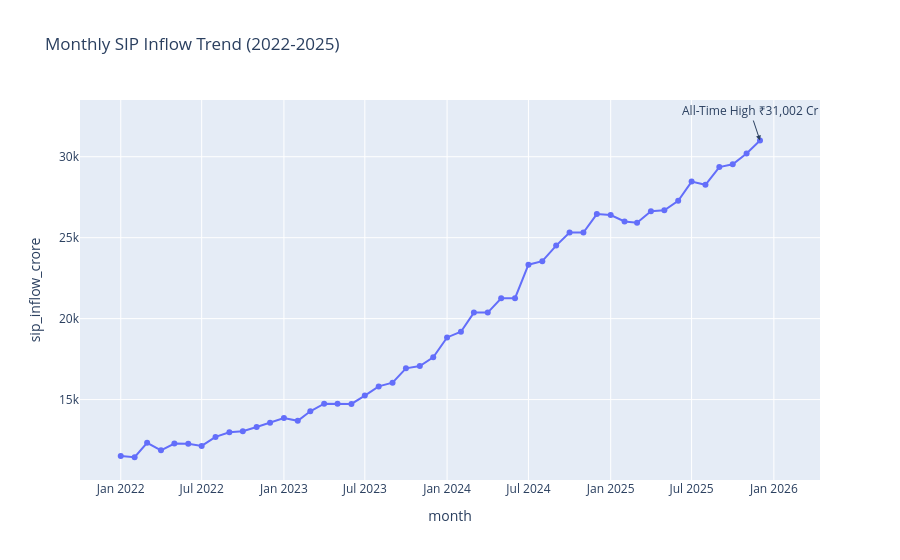

The cell this chart's notebook holds for it:
### Code cell
# Convert month column to datetime
sip_df["month"] = pd.to_datetime(sip_df["month"])

# Create SIP trend chart
fig = px.line(
    sip_df,
    x="month",
    y="sip_inflow_crore",
    title="Monthly SIP Inflow Trend (2022-2025)",
    markers=True
)

# Highlight all-time high
fig.add_annotation(
    x="2025-12-01",
    y=31002,
    text="All-Time High ₹31,002 Cr",
    showarrow=True,
    arrowhead=2
)

fig.show()
